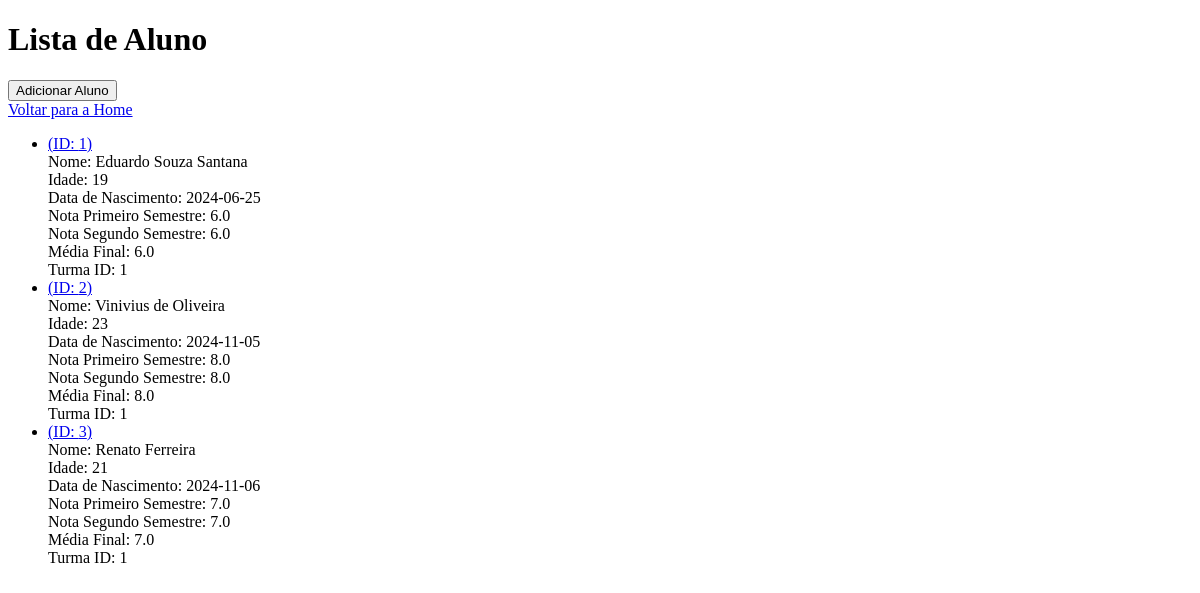
The page /aluno on the database as committed earlier.
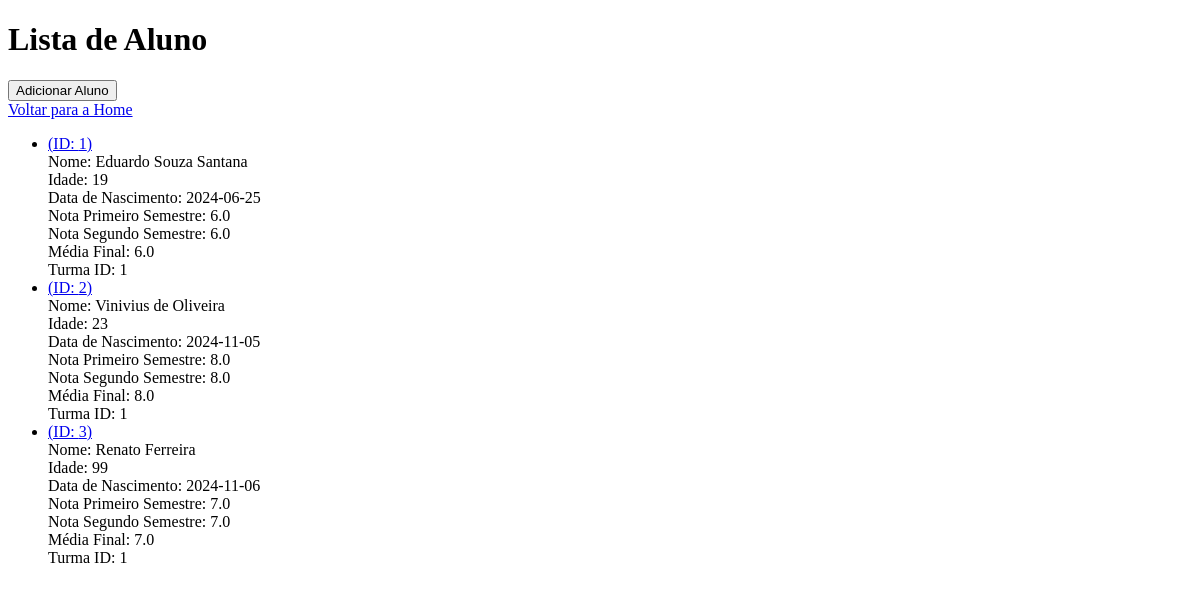
The same page on the database as committed later.
### aluno/aluno_model.py (models this page shows, shortened)
class Aluno(db.Model):
    __tablename__ = 'aluno'
    id = db.Column(db.Integer, primary_key=True)
    nome = db.Column(db.String(100), nullable=False)
    idade = db.Column(db.Integer, nullable=False)
    data_nascimento = db.Column(db.Date, nullable=False)
    nota_primeiro_semestre = db.Column(db.Float, nullable=False)
    nota_segundo_semestre = db.Column(db.Float, nullable=False)
    media_final = db.Column(db.Float, nullable=False)
    turma_id = db.Column(db.Integer, db.ForeignKey('turma.id'), nullable=True)
    def to_dict(self):
        return {'id': self.id,
                'nome': self.nome,
                'idade': self.idade,
                'data_nascimento': self.data_nascimento,
                'nota_primeiro_semestre': self.nota_primeiro_semestre,
                'nota_segundo_semestre': self.nota_segundo_semestre,
                'media_final': self.media_final,
                'turma_id': self.turma_id}

### aluno/aluno_routes.py (the view)
@aluno_blueprint.route('/aluno', methods=['GET'])
def get_alunos():
    aluno = listar_aluno()
    return render_template("aluno.html", aluno=aluno)

### aluno/aluno_model.py (called while the page is built)
def listar_aluno():
    alunos = Aluno.query.all()
    return [aluno.to_dict() for aluno in alunos]

### templates/aluno.html (shortened to what this page needs)
<!DOCTYPE html>
<html lang="pt-BR">
  <head>
  </head>
  <body>
    <h1>Lista de Aluno</h1>
    <form
      id="add-form"
      action="{{ url_for('aluno.adicionar_aluno_page') }}"
      method="GET"
    >
      <button type="submit">Adicionar Aluno</button>
    </form>
    <a href="{{ url_for('aluno.getIndex') }}">Voltar para a Home</a>
    <ul>
      {% for aluno in aluno %}
      <li>
        <a href="{{ url_for('aluno.get_aluno', id_aluno=aluno.id) }}"
          >(ID: {{ aluno.id }})</a
        ><br />
        Nome: {{ aluno.nome }}<br />
        Idade: {{ aluno.idade }}<br />
        Data de Nascimento: {{ aluno.data_nascimento }}<br />
        Nota Primeiro Semestre: {{ aluno.nota_primeiro_semestre }}<br />
        Nota Segundo Semestre: {{ aluno.nota_segundo_semestre }}<br />
        Média Final: {{ aluno.media_final }}<br />
        Turma ID: {{ aluno.turma_id }}
      </li>
      {% endfor %}
    </ul>
  </body>
</html>

Rows that differ between the two databases and show on the page:
changed Aluno "Renato Ferreira": idade "21" → "99"
